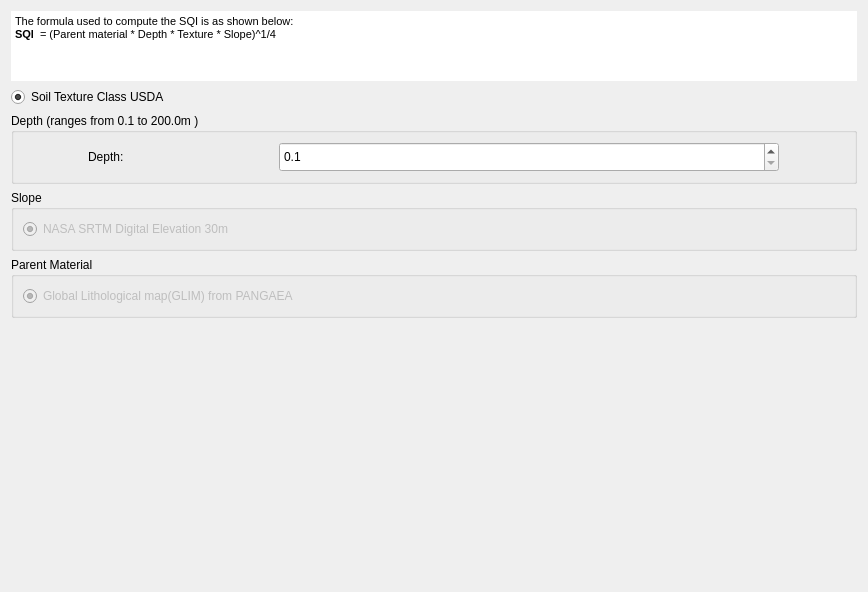
<?xml version="1.0" encoding="UTF-8"?>
<ui version="4.0">
 <class>WidgetSQISetup</class>
 <widget class="QWidget" name="WidgetSQISetup">
  <property name="geometry">
   <rect>
    <x>0</x>
    <y>0</y>
    <width>868</width>
    <height>592</height>
   </rect>
  </property>
  <property name="windowTitle">
   <string>Form</string>
  </property>
  <layout class="QVBoxLayout" name="verticalLayout">
   <item>
    <widget class="QTextBrowser" name="textBrowser">
     <property name="maximumSize">
      <size>
       <width>16777215</width>
       <height>70</height>
      </size>
     </property>
     <property name="frameShape">
      <enum>QFrame::NoFrame</enum>
     </property>
     <property name="frameShadow">
      <enum>QFrame::Sunken</enum>
     </property>
     <property name="html">
      <string>&lt;!DOCTYPE HTML PUBLIC &quot;-//W3C//DTD HTML 4.0//EN&quot; &quot;http://www.w3.org/TR/REC-html40/strict.dtd&quot;&gt;
&lt;html&gt;&lt;head&gt;&lt;meta name=&quot;qrichtext&quot; content=&quot;1&quot; /&gt;&lt;style type=&quot;text/css&quot;&gt;
p, li { white-space: pre-wrap; }
&lt;/style&gt;&lt;/head&gt;&lt;body style=&quot; font-family:'MS Shell Dlg 2'; font-size:8pt; font-weight:400; font-style:normal;&quot;&gt;
&lt;p style=&quot; margin-top:0px; margin-bottom:0px; margin-left:0px; margin-right:0px; -qt-block-indent:0; text-indent:0px; background-color:#ffffff;&quot;&gt;&lt;span style=&quot; background-color:#ffffff;&quot;&gt;The formula used to compute the SQI is as shown below:&lt;/span&gt;&lt;/p&gt;
&lt;p style=&quot; margin-top:0px; margin-bottom:0px; margin-left:0px; margin-right:0px; -qt-block-indent:0; text-indent:0px; background-color:#ffffff;&quot;&gt;&lt;span style=&quot; font-weight:600; background-color:#ffffff;&quot;&gt;SQI&lt;/span&gt;&lt;span style=&quot; background-color:#ffffff;&quot;&gt;  = (Parent material * Depth * Texture * Slope)^1/4&lt;/span&gt;&lt;/p&gt;
&lt;p style=&quot;-qt-paragraph-type:empty; margin-top:0px; margin-bottom:0px; margin-left:0px; margin-right:0px; -qt-block-indent:0; text-indent:0px; font-family:'-apple-system','BlinkMacSystemFont','Segoe UI','Helvetica','Arial','sans-serif','Apple Color Emoji','Segoe UI Emoji'; font-size:14px; color:#24292e; background-color:#ffffff;&quot;&gt;&lt;br /&gt;&lt;/p&gt;&lt;/body&gt;&lt;/html&gt;</string>
     </property>
    </widget>
   </item>
   <item>
    <widget class="QRadioButton" name="use_usda">
     <property name="text">
      <string>Soil Texture Class USDA</string>
     </property>
     <property name="checked">
      <bool>true</bool>
     </property>
    </widget>
   </item>
   <item>
    <widget class="QGroupBox" name="groupBox_usda_depth">
     <property name="enabled">
      <bool>true</bool>
     </property>
     <property name="title">
      <string>Depth (ranges from 0.1 to 200.0m )</string>
     </property>
     <layout class="QHBoxLayout" name="horizontalLayout">
      <item>
       <widget class="QLabel" name="label_10">
        <property name="minimumSize">
         <size>
          <width>30</width>
          <height>30</height>
         </size>
        </property>
        <property name="maximumSize">
         <size>
          <width>120</width>
          <height>35</height>
         </size>
        </property>
        <property name="font">
         <font>
          <weight>50</weight>
          <bold>false</bold>
         </font>
        </property>
        <property name="text">
         <string>Depth:</string>
        </property>
       </widget>
      </item>
      <item>
       <widget class="QDoubleSpinBox" name="use_depth">
        <property name="sizePolicy">
         <sizepolicy hsizetype="Minimum" vsizetype="Minimum">
          <horstretch>0</horstretch>
          <verstretch>0</verstretch>
         </sizepolicy>
        </property>
        <property name="minimumSize">
         <size>
          <width>30</width>
          <height>30</height>
         </size>
        </property>
        <property name="maximumSize">
         <size>
          <width>500</width>
          <height>35</height>
         </size>
        </property>
        <property name="decimals">
         <number>1</number>
        </property>
        <property name="minimum">
         <double>0.100000000000000</double>
        </property>
        <property name="maximum">
         <double>200.000000000000000</double>
        </property>
       </widget>
      </item>
     </layout>
    </widget>
   </item>
   <item>
    <widget class="QGroupBox" name="groupBox">
     <property name="enabled">
      <bool>true</bool>
     </property>
     <property name="title">
      <string>Slope</string>
     </property>
     <layout class="QHBoxLayout" name="horizontalLayout_2">
      <item>
       <widget class="QRadioButton" name="radioButton">
        <property name="enabled">
         <bool>false</bool>
        </property>
        <property name="text">
         <string>NASA SRTM Digital Elevation 30m</string>
        </property>
        <property name="checkable">
         <bool>true</bool>
        </property>
        <property name="checked">
         <bool>true</bool>
        </property>
       </widget>
      </item>
     </layout>
    </widget>
   </item>
   <item>
    <widget class="QGroupBox" name="groupBox_2">
     <property name="title">
      <string>Parent Material</string>
     </property>
     <layout class="QHBoxLayout" name="horizontalLayout_3">
      <item>
       <widget class="QRadioButton" name="radioButton_2">
        <property name="enabled">
         <bool>false</bool>
        </property>
        <property name="text">
         <string>Global Lithological map(GLIM) from PANGAEA</string>
        </property>
        <property name="checked">
         <bool>true</bool>
        </property>
       </widget>
      </item>
     </layout>
    </widget>
   </item>
   <item>
    <spacer name="horizontalSpacer">
     <property name="orientation">
      <enum>Qt::Horizontal</enum>
     </property>
     <property name="sizeHint" stdset="0">
      <size>
       <width>40</width>
       <height>50</height>
      </size>
     </property>
    </spacer>
   </item>
   <item>
    <spacer name="verticalSpacer">
     <property name="orientation">
      <enum>Qt::Vertical</enum>
     </property>
     <property name="sizeType">
      <enum>QSizePolicy::Expanding</enum>
     </property>
     <property name="sizeHint" stdset="0">
      <size>
       <width>20</width>
       <height>40</height>
      </size>
     </property>
    </spacer>
   </item>
  </layout>
 </widget>
 <resources/>
 <connections/>
</ui>
